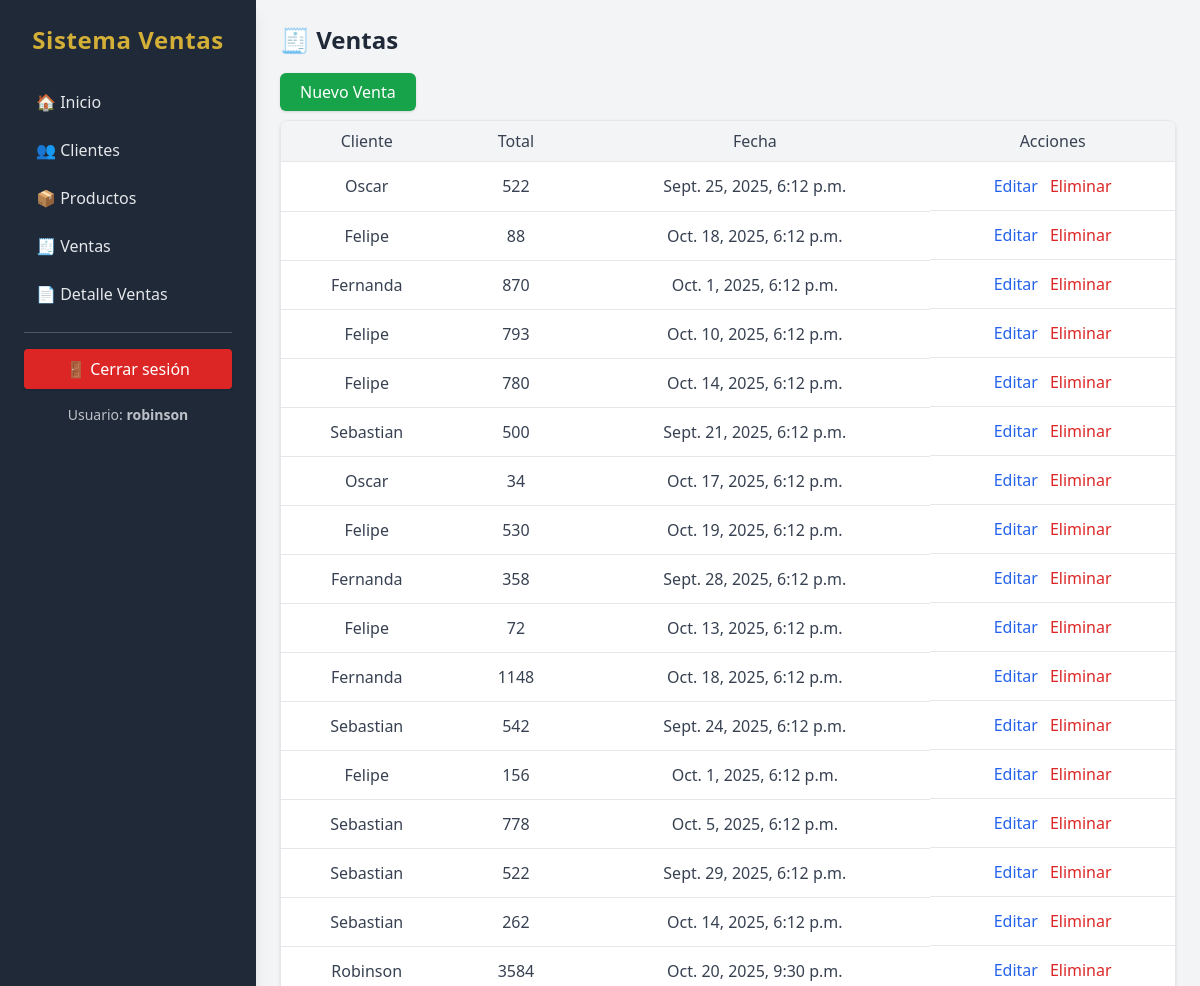
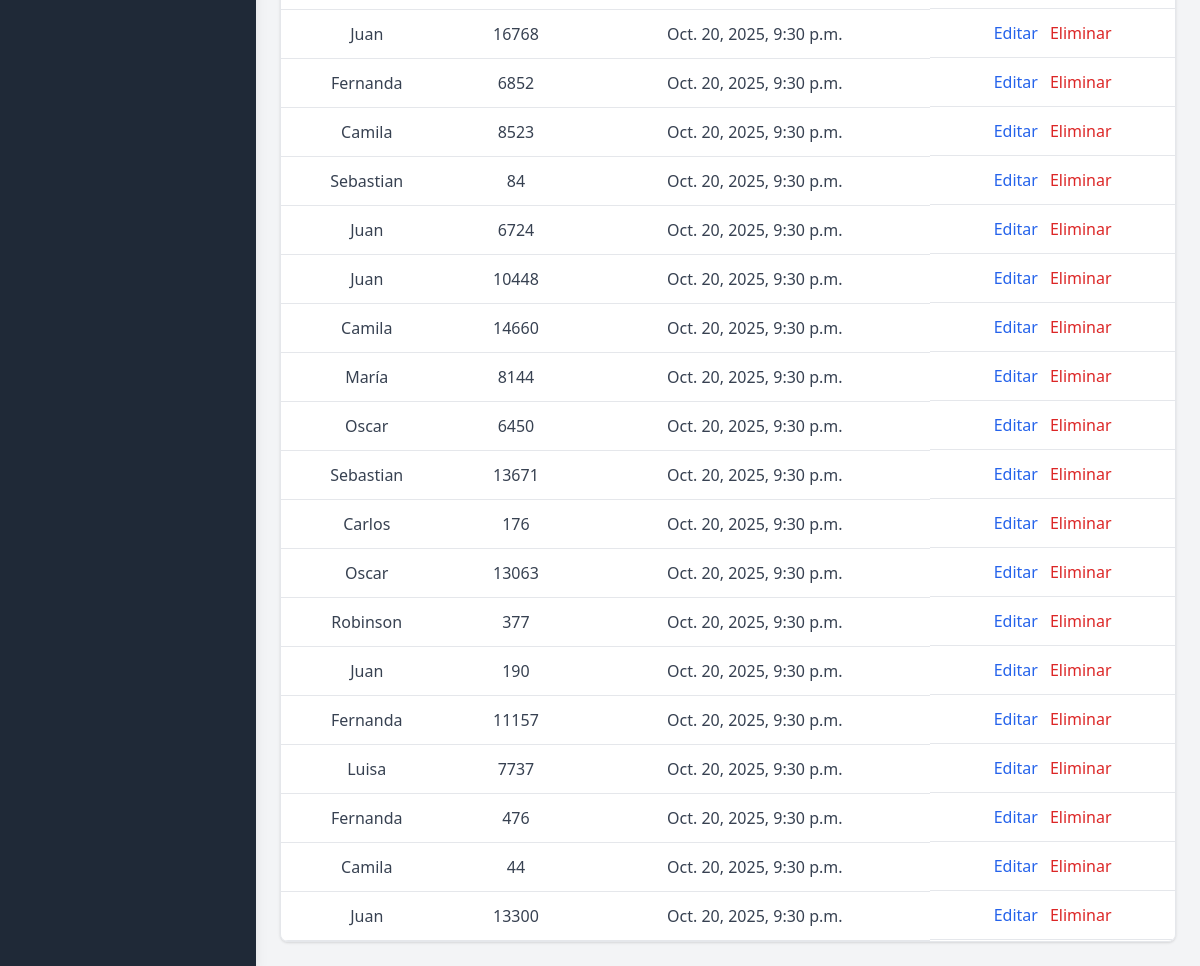
/ventas/ (signed in), run on the app's committed database (2 pictures, top to bottom).
### ventas/models.py (models this page shows, shortened)
class Venta(models.Model):
    cliente = models.ForeignKey(Cliente, on_delete=models.PROTECT, related_name='ventas')
    fecha = models.DateTimeField(default=timezone.now)
    total = models.IntegerField()

class Cliente(models.Model):
    nombre = models.CharField(max_length=200)
    email = models.EmailField(blank=True, null=True)
    telefono = models.CharField(max_length=50, blank=True)
    def __str__(self):
        return self.nombre

### ventas/views.py (the view)
# urls.py: path('ventas/', views.VentaList.as_view(), name='ventas_list'),
class VentaList(GenericListView):
    model = Venta
    title = "🧾 Ventas"
    model_name = "Venta"
    columns = ["Cliente", "Total", "Fecha"]
    fields = ["cliente", "total", "fecha"]
    add_url = 'ventas:ventas_create'
    edit_url = 'ventas:ventas_update'
    delete_url = 'ventas:ventas_delete'
    numeric_fields = ["total"]

### ventas/templatetags/utils.py (called while the page is built)
@register.filter
def get_attr(obj, attr_name):
    return getattr(obj, attr_name)

### ventas/views.py (called while the page is built)
    def get_context_data(self, **kwargs):
        ctx = super().get_context_data(**kwargs)
        ctx['title'] = getattr(self, 'title', self.model_name)
        ctx['model_name'] = self.model_name
        ctx['columns'] = self.columns
        ctx['fields'] = self.fields
        ctx['add_url'] = self.add_url
        ctx['edit_url'] = self.edit_url
        ctx['delete_url'] = self.delete_url
        ctx['numeric_fields'] = self.numeric_fields
        return ctx

### ventas/templates/ventas/list_generic.html (shortened to what this page needs)
{% extends 'base.html' %}
{% load utils %}
{% block content %}
<h1 class="text-2xl font-bold mb-6 text-gray-800">{{ title }}</h1>
<div class="mb-4">
    <a href="{% url add_url %}"
       class="bg-green-600 text-white px-5 py-2 rounded-md shadow hover:bg-green-700 transition">
        Nuevo {{ model_name }}
    </a>
</div>
<div class="overflow-x-auto shadow rounded-lg border border-gray-200">
    <table class="min-w-full bg-white">
        <thead class="bg-gray-100 border-b">
            <tr>
                {% for col in columns %}
                <th class="px-4 py-2 text-center text-gray-700 font-medium">
                    {{ col }}
                </th>
                {% endfor %}
                <th class="px-4 py-2 text-center text-gray-700 font-medium">Acciones</th>
            </tr>
        </thead>
        <tbody>
            {% for object in object_list %}
            <tr class="hover:bg-green-50 transition">
                {% for field in fields %}
                <td class="px-4 py-3 text-center text-gray-700 border-b">
                    {% if field in numeric_fields %}
                        {{ object|get_attr:field|floatformat:0 }}
                    {% else %}
                        {{ object|get_attr:field }}
                    {% endif %}
                </td>
                {% endfor %}
                <td class="px-4 py-3 text-center border-b flex justify-center gap-3">
                    <a href="{% url edit_url object.pk %}"
                       class="text-blue-600 hover:text-blue-800 font-medium transition">
                        Editar
                    </a>
                    <a href="{% url delete_url object.pk %}"
                       class="text-red-600 hover:text-red-800 font-medium transition">
                        Eliminar
                    </a>
                </td>
            </tr>
            {% empty %}
            <tr>
                <td colspan="{{ fields|length|add:'1' }}" class="px-4 py-4 text-center text-gray-500">
                    No hay datos disponibles.
                </td>
            </tr>
            {% endfor %}
        </tbody>
    </table>
</div>
{% endblock %}

### templates/base.html (shortened to what this page needs)
{% load static %}
<!DOCTYPE html>
<html lang="es">
<head>
    <script src="https://cdn.tailwindcss.com"></script>
</head>
<body class="bg-gray-100 min-h-screen flex font-sans">
    {% if user.is_authenticated %}
    {% if not hide_sidebar %}
    <aside class="hidden md:block w-64 bg-secondary text-gray-200 min-h-screen p-6 shadow-lg flex flex-col space-y-4">
        <h2 class="text-center text-2xl font-bold mb-6 tracking-wide text-accent">
            Sistema Ventas
        </h2>
        <nav class="space-y-1 flex flex-col">
            <a class="block py-2.5 px-3 rounded-lg hover:bg-gray-700 hover:text-white transition-colors duration-150 font-medium"
                href="{% url 'ventas:home' %}">🏠 Inicio</a>
            <a class="block py-2.5 px-3 rounded-lg hover:bg-gray-700 hover:text-white transition-colors duration-150 font-medium"
                href="{% url 'ventas:clientes_list' %}">👥 Clientes</a>
            <a class="block py-2.5 px-3 rounded-lg hover:bg-gray-700 hover:text-white transition-colors duration-150 font-medium"
                href="{% url 'ventas:productos_list' %}">📦 Productos</a>
            <a class="block py-2.5 px-3 rounded-lg hover:bg-gray-700 hover:text-white transition-colors duration-150 font-medium"
                href="{% url 'ventas:ventas_list' %}">🧾 Ventas</a>
            <a class="block py-2.5 px-3 rounded-lg hover:bg-gray-700 hover:text-white transition-colors duration-150 font-medium"
                href="{% url 'ventas:detalleventas_list' %}">📄 Detalle Ventas</a>
        </nav>
        <div class="border-t border-gray-600"></div>
        {% if user.is_authenticated %}
        <form method="post" action="{% url 'ventas:logout' %}">
            <button
                class="w-full py-2 px-3 rounded bg-red-600 hover:bg-red-700 transition text-white font-medium shadow">
                🚪 Cerrar sesión
            </button>
        </form>
        <p class="text-center text-sm opacity-80 mt-2">
            Usuario: <span class="font-semibold">{{ user.username }}</span>
        </p>
        {% endif %}
    </aside>
    {% endif %}
    {% endif %}
    <main class="flex-1 p-6 overflow-y-auto">
        {% block content %}{% endblock %}
    </main>
</body>
</html>

### data on the page
Venta: fields "Oscar" "Sept. 25, 2025, 6:12 p.m.", fields "522"
Venta: fields "Felipe" "Oct. 18, 2025, 6:12 p.m.", fields "88"
Venta: fields "Fernanda" "Oct. 1, 2025, 6:12 p.m.", fields "870"
Venta: fields "Felipe" "Oct. 10, 2025, 6:12 p.m.", fields "793"
Venta: fields "Felipe" "Oct. 14, 2025, 6:12 p.m.", fields "780"
Venta: fields "Sebastian" "Sept. 21, 2025, 6:12 p.m.", fields "500"
Venta: fields "Oscar" "Oct. 17, 2025, 6:12 p.m.", fields "34"
Venta: fields "Felipe" "Oct. 19, 2025, 6:12 p.m.", fields "530"
Venta: fields "Fernanda" "Sept. 28, 2025, 6:12 p.m.", fields "358"
Venta: fields "Felipe" "Oct. 13, 2025, 6:12 p.m.", fields "72"
Venta: fields "Fernanda" "Oct. 18, 2025, 6:12 p.m.", fields "1148"
Venta: fields "Sebastian" "Sept. 24, 2025, 6:12 p.m.", fields "542"
Venta: fields "Felipe" "Oct. 1, 2025, 6:12 p.m.", fields "156"
Venta: fields "Sebastian" "Oct. 5, 2025, 6:12 p.m.", fields "778"
Venta: fields "Sebastian" "Sept. 29, 2025, 6:12 p.m.", fields "522"
Venta: fields "Sebastian" "Oct. 14, 2025, 6:12 p.m.", fields "262"
Venta: fields "Robinson" "Oct. 20, 2025, 9:30 p.m.", fields "3584"
Venta: fields "Juan" "Oct. 20, 2025, 9:30 p.m.", fields "16768"
Venta: fields "Fernanda" "Oct. 20, 2025, 9:30 p.m.", fields "6852"
Venta: fields "Camila" "Oct. 20, 2025, 9:30 p.m.", fields "8523"
Venta: fields "Sebastian" "Oct. 20, 2025, 9:30 p.m.", fields "84"
Venta: fields "Juan" "Oct. 20, 2025, 9:30 p.m.", fields "6724"
Venta: fields "Juan" "Oct. 20, 2025, 9:30 p.m.", fields "10448"
Venta: fields "Camila" "Oct. 20, 2025, 9:30 p.m.", fields "14660"
Venta: fields "María" "Oct. 20, 2025, 9:30 p.m.", fields "8144"
Venta: fields "Oscar" "Oct. 20, 2025, 9:30 p.m.", fields "6450"
Venta: fields "Sebastian" "Oct. 20, 2025, 9:30 p.m.", fields "13671"
Venta: fields "Carlos" "Oct. 20, 2025, 9:30 p.m.", fields "176"
Venta: fields "Oscar" "Oct. 20, 2025, 9:30 p.m.", fields "13063"
Venta: fields "Robinson" "Oct. 20, 2025, 9:30 p.m.", fields "377"
Venta: fields "Juan" "Oct. 20, 2025, 9:30 p.m.", fields "190"
Venta: fields "Fernanda" "Oct. 20, 2025, 9:30 p.m.", fields "11157"
Venta: fields "Luisa" "Oct. 20, 2025, 9:30 p.m.", fields "7737"
Venta: fields "Fernanda" "Oct. 20, 2025, 9:30 p.m.", fields "476"
Venta: fields "Camila" "Oct. 20, 2025, 9:30 p.m.", fields "44"
Venta: fields "Juan" "Oct. 20, 2025, 9:30 p.m.", fields "13300"

### other printed values
{{ user.username }} "robinson"
{{ title }} "🧾 Ventas"
{{ model_name }} "Venta"
{{ col }} "Cliente" "Total" "Fecha"
